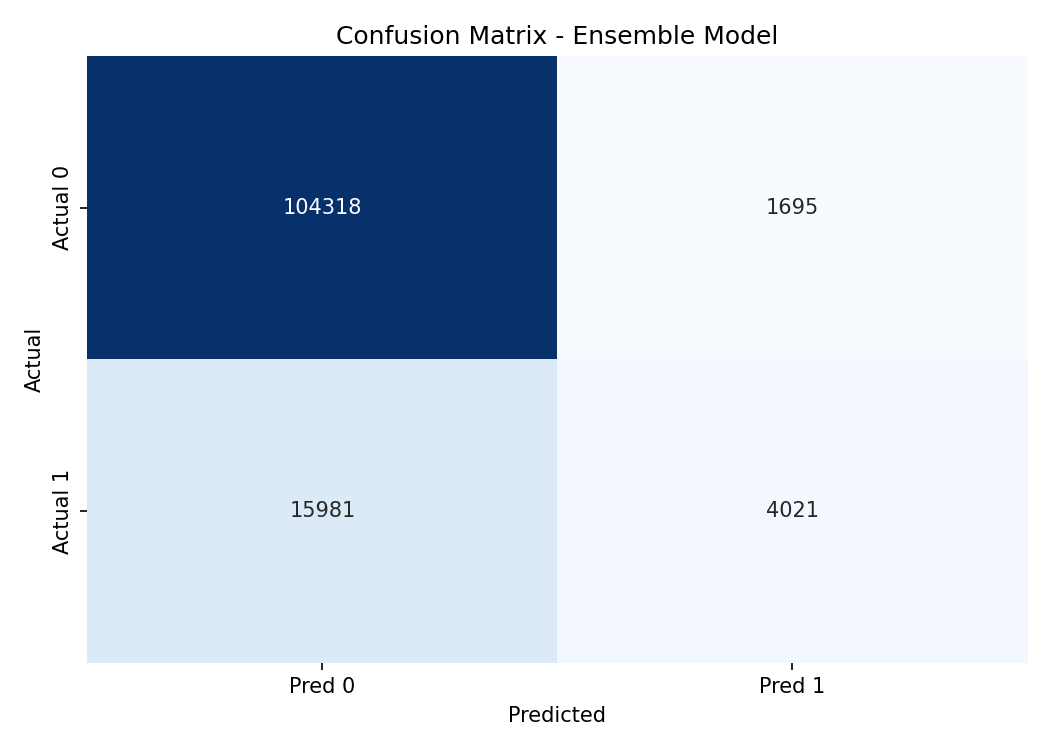

Write the Python code that produced this figure.
import pandas as pd
import seaborn as sns
import matplotlib.pyplot as plt

from sklearn.ensemble import RandomForestClassifier, GradientBoostingClassifier, VotingClassifier
from sklearn.metrics import confusion_matrix, accuracy_score, classification_report
from sklearn.model_selection import train_test_split

try:
    from xgboost import XGBClassifier
except ImportError as exc:
    raise ImportError("Please install xgboost first: pip install xgboost") from exc


def main() -> None:
    data_path = "Phising_Detection_Dataset_Converted (1).csv"
    target_column = "is_phishing"

    df = pd.read_csv(data_path)

    if target_column not in df.columns:
        raise ValueError(f"Target column '{target_column}' not found in dataset.")

    X = df.drop(columns=[target_column])
    y = df[target_column]

    X_train, X_test, y_train, y_test = train_test_split(
        X,
        y,
        test_size=0.2,
        random_state=42,
        stratify=y,
    )

    rf = RandomForestClassifier(n_estimators=200, random_state=42, n_jobs=-1)
    gb = GradientBoostingClassifier(n_estimators=150, learning_rate=0.1, random_state=42)
    xgb = XGBClassifier(
        n_estimators=200,
        learning_rate=0.1,
        max_depth=5,
        subsample=0.9,
        colsample_bytree=0.9,
        eval_metric="logloss",
        random_state=42,
    )

    model = VotingClassifier(
        estimators=[("rf", rf), ("gb", gb), ("xgb", xgb)],
        voting="soft",
    )

    model.fit(X_train, y_train)
    y_pred = model.predict(X_test)

    acc = accuracy_score(y_test, y_pred)
    cm = confusion_matrix(y_test, y_pred)

    print("Ensemble: Random Forest + Gradient Boosting + XGBoost")
    print(f"Accuracy: {acc:.4f}")
    print("\nClassification Report:")
    print(classification_report(y_test, y_pred))
    print("Confusion Matrix:")
    print(cm)

    plt.figure(figsize=(7, 5))
    sns.heatmap(
        cm,
        annot=True,
        fmt="d",
        cmap="Blues",
        cbar=False,
        xticklabels=["Pred 0", "Pred 1"],
        yticklabels=["Actual 0", "Actual 1"],
    )
    plt.title("Confusion Matrix - Ensemble Model")
    plt.xlabel("Predicted")
    plt.ylabel("Actual")
    plt.tight_layout()
    plt.savefig("confusion_matrix_ensemble.png", dpi=150)
    plt.show()


if __name__ == "__main__":
    main()
